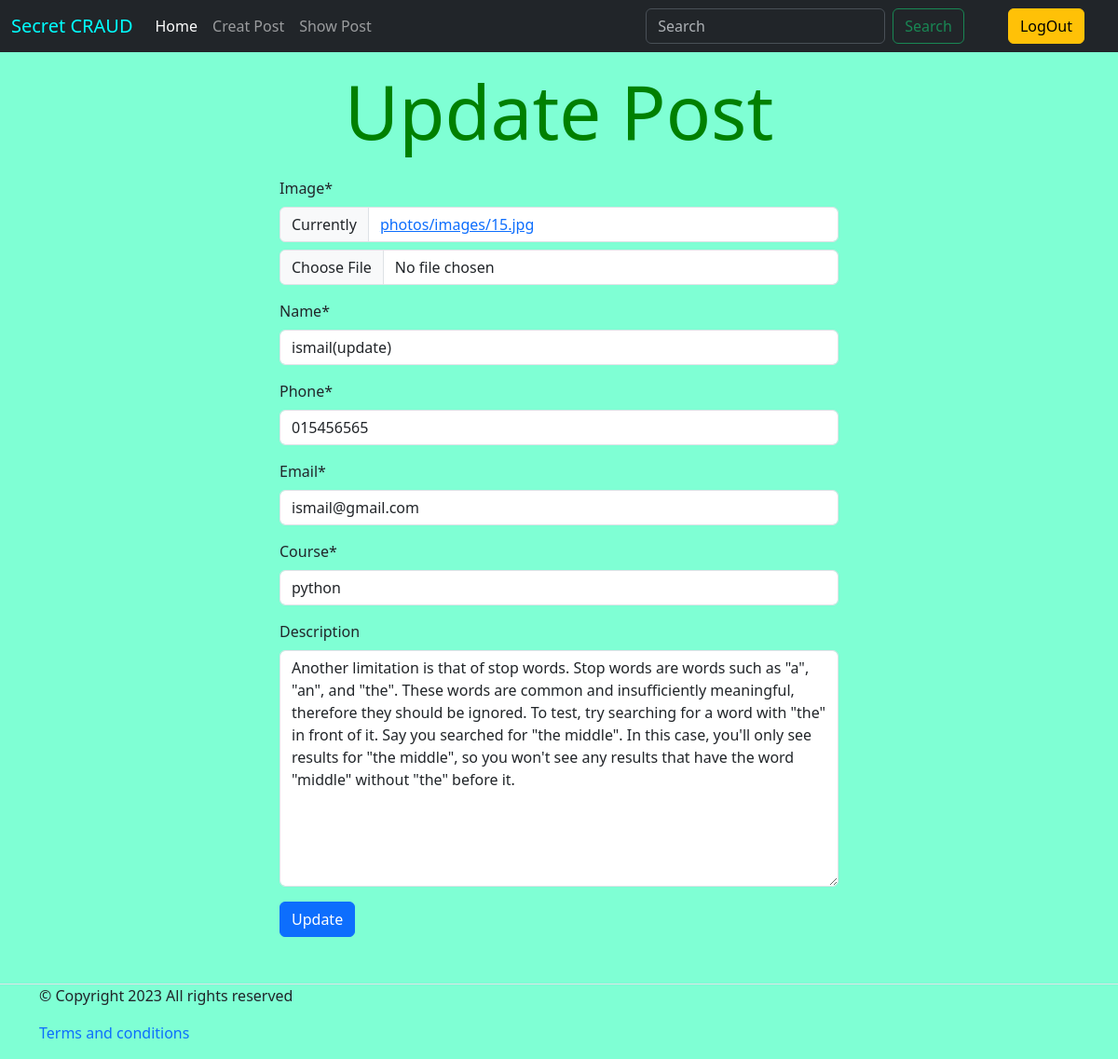
Page /update/1/ (signed in) on the committed database.
### crud_app/models.py (models this page shows, shortened)
class CrudModel(models.Model):
    id = models.AutoField(primary_key=True, unique= True)
    name = models.CharField(max_length= 50)
    phone = models.CharField(max_length= 14)
    email = models.EmailField(max_length= 50)
    course = models.CharField(max_length= 50)
    image = models.ImageField(upload_to= 'photos/images', null=True, default='photos/images/photo.jpg')
    description = models.TextField(max_length= 500, blank= True)
    created_date = models.DateTimeField(auto_now_add= True)
    modify_date = models.DateTimeField(auto_now= True)
    class Meta:
        verbose_name = 'Crud'
        verbose_name_plural = "CRUD'S"

### crud_app/views.py (the view)
# urls.py: path('update/<int:id>/', update_crud, name='update_crud'),
@login_required
def update_crud(request, id):
    get_id = CrudModel.objects.get(pk = id)
    get_ins = Update(instance= get_id)
    if request.method == 'POST':
        form = Update(request.POST, request.FILES, instance= get_id)
        if form.is_valid():
            form.save()
            messages.success(request, 'Your data is updated')
            return redirect('show_crud')
    return render(request, 'update_crud.html', {'forms': get_ins})

### crud_app/forms.py
class Update(forms.ModelForm):
    class Meta:
        model = CrudModel
        fields = ['image', 'name', 'phone', 'email', 'course', 'description']

### crud_app/templates/update_crud.html (shortened to what this page needs)
{% extends 'base.html' %}
{% load static %}
{% block join_css %}
<link rel="stylesheet" href="{% static 'css/update_post.css' %}">
{% endblock join_css %}
{% block body %}
    <h1 style="text-align: center; padding: 15px; color: green; font-size: 80px">Update Post</h1>
    {% load crispy_forms_tags %}
    <div style="width: 50%; margin: auto;">
        <form method= 'POST' style="margin-bottom: 50px;" enctype="multipart/form-data">
            {{forms|crispy}}
            <input class="btn btn-primary" type="submit" value="Update">
        </form>
    </div>
{% endblock body %}

### crud_app/static/css/update_post.css (style rules this page uses)
body { background: aquamarine; }

### rows in the picture
CrudModel: name "ismail(update)", phone "015456565", email "ismail@gmail.com", course "python", description "Another limitation is that of stop words. Stop words are words such as \"a\", \"an\", and \"the\". These words are common and insufficiently meaningful, therefore they should be ignored. To test, try searching for a word with \"the\" in front of it. Say you searched for \"the middle\". In this case, you'll only see results for \"the middle\", so you won't see any results that have the word \"middle\" without \"the\" before it."
